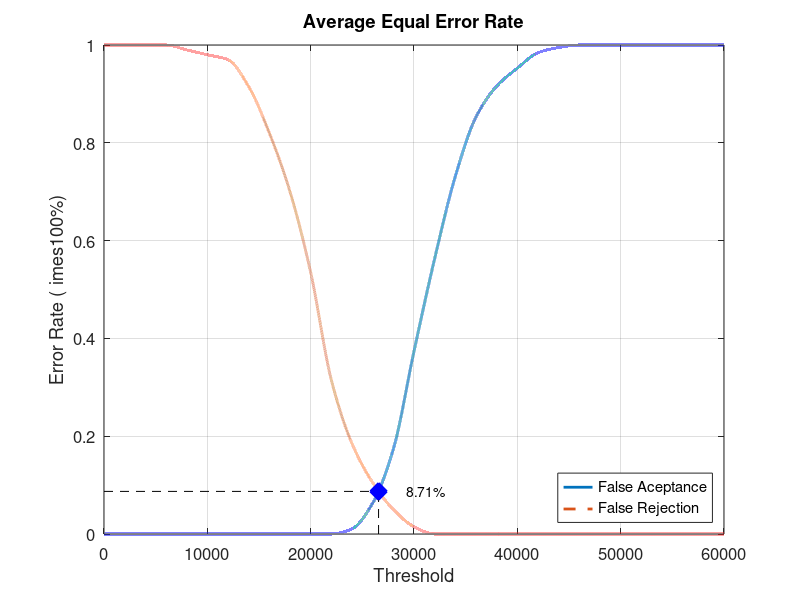
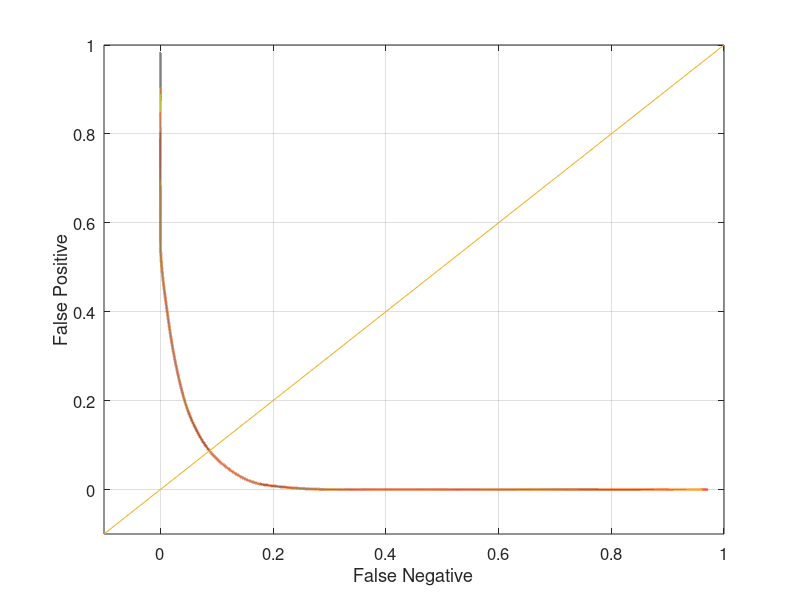

Write MATLAB code to recreate these figures, in order.
close all;
clear;
clc;
x = 0:2000:60000;
xq = 0:0.5:60000;

y0 = [0 0 0 0 0 0 0 0 0 0 0 0 0.0105263 0.0631579 0.173684 0.373684 0.563158 0.731579 0.852632 0.915789 0.952632 0.984211 0.994737 1 1 1 1 1 1 1 1]
yy0 = interp1(x, y0, xq, 'pchip');
y1 = [1 1 1 1 0.99 0.98 0.97 0.915 0.82 0.7 0.535 0.315 0.185 0.105 0.05 0.015 0 0 0 0 0 0 0 0 0 0 0 0 0 0 0]
yy1 = interp1(x, y1, xq, 'pchip');

% Calculating EER: 
y2 = abs(y0 - y1);
find(y2 == min(y2))
yy2 = abs(yy0 - yy1);
xEER = find(yy2 == min(yy2));
xEERIndex = xq(xEER) % X-axis EER
yEER = yy0(xEER) % Y-axis EER

main = figure
plot(xq, yy0,'-','LineWidth', 2);	hold on
plot(xq, yy1,'--','LineWidth', 2);	hold on
plot([xEERIndex xEERIndex], [0 yEER], 'k--');	hold on
plot([0 xEERIndex], [yEER yEER], 'k--');	hold on
plot(xEERIndex, yEER, 'bx', 'LineWidth', 10);	hold on
text(xEERIndex + 10 * xEERIndex / 100, yEER, [num2str(round((10000 * yEER)) / 100) '%'])
legend('False Aceptance', 'False Rejection', 'Location', 'SouthEast')
xlabel('Threshold')
ylabel('Error Rate (	imes100%)')
title('Average Equal Error Rate')
set(gca, 'FontSize', 12)
axis([0 60000 0 1])
grid on

print(main, 'Database1_4Main', '-dpng');
FNRxFPR = figure('Color', [1 1 1]);
plot(yy1, yy0, '-', yy1, yy0, 'LineWidth', 2);
hold on
y = -0.1:0.1:1
plot(y, y); 
set(gca, 'FontSize', 12)
xlabel('False Negative')
ylabel('False Positive')
axis([-0.1 1 -0.1 1])
set(gca, 'FontSize', 12)
grid on

print(FNRxFPR, 'Database1_4FNRxFPR','-dpng');
